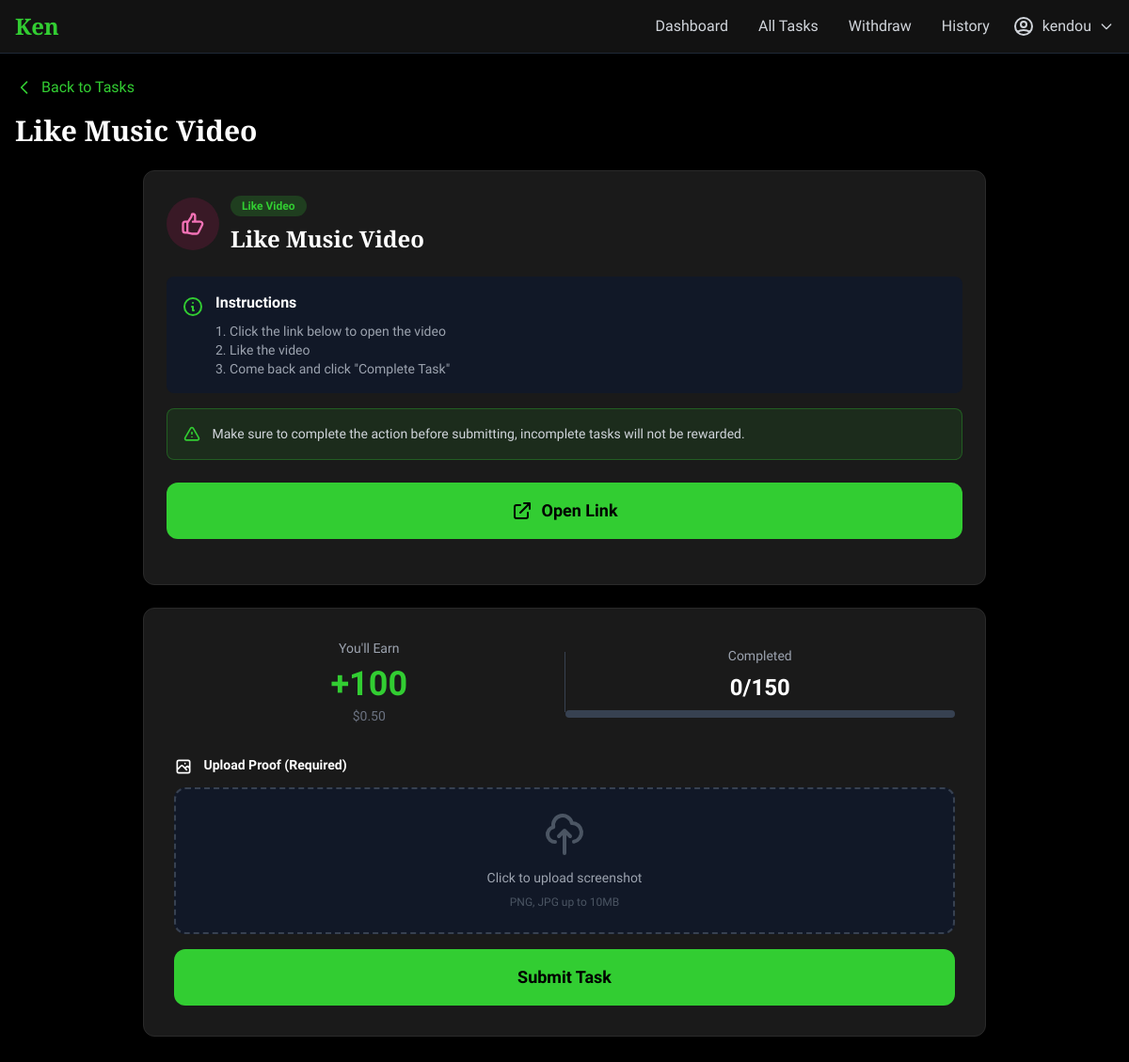
/en/tasks/10/ (signed in), run on the app's committed database.
### core/models.py (models this page shows, shortened)
class Task(models.Model):
    TASK_TYPES = (
        ('watch', 'Watch Video'),
        ('like', 'Like Video'),
        ('subscribe', 'Subscribe Channel'),
        ('question', 'Answer Question'),
        ('game', 'Play Game'),
    )
    CATEGORY_CHOICES = (
        ('video', 'Video'),
        ('opinion', 'Share Opinion'),
        ('game', 'Game'),
    )
    STATUS_CHOICES = (
        ('active', 'Active'),
        ('completed', 'Completed'),
        ('paused', 'Paused'),
    )
    title = models.CharField(max_length=255)
    task_type = models.CharField(max_length=20, choices=TASK_TYPES)
    category = models.CharField(max_length=20, choices=CATEGORY_CHOICES, default='video')
    video_url = models.URLField()
    channel_url = models.URLField(blank=True, null=True)
    points = models.IntegerField()
    usd_value = models.DecimalField(max_digits=10, decimal_places=2)
    duration_seconds = models.IntegerField(default=0)
    expires_at = models.DateTimeField(blank=True, null=True)
    status = models.CharField(max_length=20, choices=STATUS_CHOICES, default='active')
    max_completions = models.IntegerField(default=100)
    current_completions = models.IntegerField(default=0)
    created_by = models.ForeignKey(User, on_delete=models.CASCADE, related_name='created_tasks')
    created_at = models.DateTimeField(auto_now_add=True)
    updated_at = models.DateTimeField(auto_now=True)

### core/views.py (the view)
# urls.py: path('tasks/<int:task_id>/', views.task_detail_view, name='task_detail'),
@login_required
def task_detail_view(request, task_id):
    task = get_object_or_404(Task, id=task_id)
    already_completed = TaskCompletion.objects.filter(user=request.user, task=task).exists()
    context = {
        'task': task,
        'already_completed': already_completed,
    }
    return render(request, 'core/task_detail.html', context)

### core/templates/core/task_detail.html (shortened to what this page needs)
{% extends 'core/base.html' %}
{% block content %}
<div class="pb-20 md:pb-6">
    <div class="mb-6">
        <a href="{% url 'task_list' %}" class="text-primary hover:text-green-400 transition inline-flex items-center mb-4">
            <svg class="w-5 h-5 mr-2" fill="none" stroke="currentColor" viewBox="0 0 24 24">
                <path stroke-linecap="round" stroke-linejoin="round" stroke-width="2" d="M15 19l-7-7 7-7"/>
            </svg>
            Back to Tasks
        </a>
        <h1 class="text-3xl font-bold text-white font-slab mb-2">{{ task.title }}</h1>
    </div>
    <div class="max-w-4xl mx-auto">
        <div class="space-y-6">
            <div class="card p-6 rounded-xl">
                <div class="flex items-center space-x-3 mb-6">
                    {% if task.task_type == 'watch' %}
                    <div class="w-14 h-14 bg-blue-900/30 rounded-full flex items-center justify-center">
                        <svg class="w-7 h-7 text-blue-400" fill="none" stroke="currentColor" viewBox="0 0 24 24">
                            <path stroke-linecap="round" stroke-linejoin="round" stroke-width="2" d="M14.752 11.168l-3.197-2.132A1 1 0 0010 9.87v4.263a1 1 0 001.555.832l3.197-2.132a1 1 0 000-1.664z"/>
                            <path stroke-linecap="round" stroke-linejoin="round" stroke-width="2" d="M21 12a9 9 0 11-18 0 9 9 0 0118 0z"/>
                        </svg>
                    </div>
                    {% elif task.task_type == 'like' %}
                    <div class="w-14 h-14 bg-pink-900/30 rounded-full flex items-center justify-center">
                    </div>
                    {% endif %}
                    <div>
                        <span class="px-3 py-1 bg-primary/20 text-primary rounded-full text-xs font-bold">
                            {{ task.get_task_type_display }}
                        </span>
                        <h2 class="text-2xl font-bold text-white mt-2 font-slab">{{ task.title }}</h2>
                    </div>
                </div>
                <div class="space-y-4 mb-6">
                    <div class="flex items-start space-x-3 p-4 bg-gray-900 rounded-lg">
                        <svg class="w-6 h-6 text-primary flex-shrink-0 mt-1" fill="none" stroke="currentColor" viewBox="0 0 24 24">
                            <path stroke-linecap="round" stroke-linejoin="round" stroke-width="2" d="M13 16h-1v-4h-1m1-4h.01M21 12a9 9 0 11-18 0 9 9 0 0118 0z"/>
                        </svg>
                        <div>
                            <h3 class="font-bold text-white mb-2">Instructions</h3>
                            {% if task.task_type == 'watch' %}
                            <p class="text-gray-400 text-sm">1. Click the link below to open the video</p>
                            <p class="text-gray-400 text-sm">2. Watch the video for at least {{ task.duration_seconds }} seconds</p>
                            <p class="text-gray-400 text-sm">3. Come back and click "Complete Task"</p>
                            {% elif task.task_type == 'like' %}
                            <p class="text-gray-400 text-sm">1. Click the link below to open the video</p>
                            <p class="text-gray-400 text-sm">2. Like the video</p>
                            <p class="text-gray-400 text-sm">3. Come back and click "Complete Task"</p>
                            {% elif task.task_type == 'subscribe' %}
                            <p class="text-gray-400 text-sm">1. Click the link below to open the channel</p>
                            <p class="text-gray-400 text-sm">2. Subscribe to the channel</p>
                            <p class="text-gray-400 text-sm">3. Come back and click "Complete Task"</p>
                            {% endif %}
                        </div>
                    </div>
                    <div class="p-4 bg-primary/10 border border-primary/30 rounded-lg">
                        <p class="text-gray-300 text-sm">
                            <svg class="w-5 h-5 inline text-primary mr-2" fill="none" stroke="currentColor" viewBox="0 0 24 24">
                                <path stroke-linecap="round" stroke-linejoin="round" stroke-width="2" d="M12 9v2m0 4h.01m-6.938 4h13.856c1.54 0 2.502-1.667 1.732-3L13.732 4c-.77-1.333-2.694-1.333-3.464 0L3.34 16c-.77 1.333.192 3 1.732 3z"/>
                            </svg>
                            Make sure to complete the action before submitting, incomplete tasks will not be rewarded.
                        </p>
                    </div>
                </div>
                {% if task.task_type == 'watch' %}
                <div class="mb-6">
                    <div class="relative bg-gray-900 rounded-xl overflow-hidden mb-3" style="padding-bottom: 56.25%;">
                        <div id="player" class="absolute top-0 left-0 w-full h-full"></div>
                    </div>
                    <div id="watchProgress" class="bg-gray-900 rounded-lg p-4">
                        <div class="flex items-center justify-between mb-2">
                            <span class="text-gray-400 text-sm flex items-center">
                                <span id="playStatus" class="inline-block w-2 h-2 bg-gray-500 rounded-full mr-2"></span>
                                Watch Progress
                            </span>
                            <span class="font-bold" id="timeRemaining">Loading...</span>
                        </div>
                        <div class="w-full bg-gray-700 rounded-full h-3">
                            <div id="progressBar" class="bg-primary rounded-full h-3 transition-all" style="width: 0%"></div>
                        </div>
                    </div>
                </div>
                {% else %}
                <div class="mb-6">
                    <a href="{{ task.video_url }}" target="_blank" rel="noopener noreferrer" class="btn-primary w-full py-4 rounded-xl font-bold text-black text-lg flex items-center justify-center space-x-2">
                        <svg class="w-6 h-6" fill="none" stroke="currentColor" viewBox="0 0 24 24">
                            <path stroke-linecap="round" stroke-linejoin="round" stroke-width="2" d="M10 6H6a2 2 0 00-2 2v10a2 2 0 002 2h10a2 2 0 002-2v-4M14 4h6m0 0v6m0-6L10 14"/>
                        </svg>
                        <span>Open Link</span>
                    </a>
                </div>
                {% endif %}
            </div>
            <div class="card p-8 rounded-xl">
                <div class="flex items-center justify-between mb-8">
                    <div class="text-center flex-1">
                        <p class="text-gray-400 text-sm mb-2">You'll Earn</p>
                        <p class="text-primary font-bold text-4xl">+{{ task.points }}</p>
                        <p class="text-gray-500 text-sm mt-1">${{ task.usd_value }}</p>
                    </div>
                    <div class="text-center flex-1">
                        <p class="text-gray-400 text-sm mb-2">Completed</p>
                        <p class="text-white font-bold text-2xl">{{ task.current_completions }}/{{ task.max_completions }}</p>
                        <div class="w-full bg-gray-700 rounded-full h-2 mt-2">
                        </div>
                    </div>
                </div>
                {% if already_completed %}
                <div class="bg-gray-800 border border-gray-700 text-gray-400 py-4 rounded-xl font-bold text-center">
                    <svg class="w-6 h-6 inline mr-2" fill="none" stroke="currentColor" viewBox="0 0 24 24">
                        <path stroke-linecap="round" stroke-linejoin="round" stroke-width="2" d="M9 12l2 2 4-4m6 2a9 9 0 11-18 0 9 9 0 0118 0z"/>
                    </svg>
                    Already Completed
                </div>
                {% else %}
                    {% if task.task_type == 'watch' %}
                    <form method="post" action="{% url 'complete_task' task.id %}" id="watchTaskForm">
                        {% csrf_token %}
                        <button type="submit" id="completeWatchBtn" disabled class="w-full py-4 rounded-xl font-bold text-lg transition bg-gray-700 text-gray-500 cursor-not-allowed">
                            <svg class="w-6 h-6 inline mr-2" fill="none" stroke="currentColor" viewBox="0 0 24 24">
                                <path stroke-linecap="round" stroke-linejoin="round" stroke-width="2" d="M12 15v2m-6 4h12a2 2 0 002-2v-6a2 2 0 00-2-2H6a2 2 0 00-2 2v6a2 2 0 002 2zm10-10V7a4 4 0 00-8 0v4h8z"/>
                            </svg>
                            Watch Full Video to Complete
                        </button>
                    </form>
                    {% elif task.task_type == 'like' or task.task_type == 'subscribe' or task.task_type == 'question' %}
                    <form method="post" action="{% url 'complete_task' task.id %}" enctype="multipart/form-data" id="completionForm">
                        <div class="mb-4">
                            <label class="block text-white text-sm font-bold mb-3">
                                Upload Proof (Required)
                            </label>
                            <div class="bg-gray-900 border-2 border-dashed border-gray-700 rounded-xl p-6 text-center hover:border-primary transition cursor-pointer" id="uploadArea">
                                <div id="uploadPlaceholder">
                                    <svg class="w-12 h-12 text-gray-600 mx-auto mb-3" fill="none" stroke="currentColor" viewBox="0 0 24 24">
                                        <path stroke-linecap="round" stroke-linejoin="round" stroke-width="2" d="M7 16a4 4 0 01-.88-7.903A5 5 0 1115.9 6L16 6a5 5 0 011 9.9M15 13l-3-3m0 0l-3 3m3-3v12"/>
                                    </svg>
                                    <p class="text-gray-400 text-sm">Click to upload screenshot</p>
                                    <p class="text-gray-600 text-xs mt-2">PNG, JPG up to 10MB</p>
                                </div>
                            </div>
                        </div>
                        <button type="submit" class="btn-primary w-full py-4 rounded-xl font-bold text-black text-lg hover:scale-105 transition">
                            Submit Task
                        </button>
                    </form>
                    {% endif %}
                {% endif %}
            </div>
        </div>
    </div>
</div>
{% endblock %}

### core/templates/core/base.html (shortened to what this page needs)
{% load i18n %}
<!DOCTYPE html>
<html lang="en">
<head>
    <link href='https://cdn.boxicons.com/css/boxicons.min.css' rel='stylesheet'>
    <script src="https://cdn.tailwindcss.com"></script>
</head>
<body class="bg-black text-white min-h-screen">
    {% if user.is_authenticated %}
    <nav class="bg-dark border-b border-gray-800 sticky top-0 z-50">
        <div class="max-w-7xl mx-auto px-4 py-3 flex items-center justify-between">
            <a href="{% url 'dashboard' %}" class="text-2xl font-bold text-primary font-slab">Ken</a>
            <div class="hidden md:flex items-center space-x-6">
                <a href="{% url 'dashboard' %}" class="flex items-center space-x-2 text-gray-300 hover:text-primary transition">
                    <span>{% trans "Dashboard" %}</span>
                </a>
                <a href="{% url 'task_list' %}" class="flex items-center space-x-2 text-gray-300 hover:text-primary transition">
                    <span>{% trans "All Tasks" %}</span>
                </a>
                <a href="{% url 'withdrawal' %}" class="flex items-center space-x-2 text-gray-300 hover:text-primary transition">
                    <span>{% trans "Withdraw" %}</span>
                </a>
                <a href="{% url 'transactions' %}" class="flex items-center space-x-2 text-gray-300 hover:text-primary transition">
                    <span>{% trans "History" %}</span>
                </a>
                <div class="relative" x-data="{ open: false }">
                    <button @click="open = !open" class="flex items-center space-x-2 text-gray-300 hover:text-primary transition">
                        <svg class="w-6 h-6" fill="none" stroke="currentColor" viewBox="0 0 24 24">
                            <path stroke-linecap="round" stroke-linejoin="round" stroke-width="2" d="M5.121 17.804A13.937 13.937 0 0112 16c2.5 0 4.847.655 6.879 1.804M15 10a3 3 0 11-6 0 3 3 0 016 0zm6 2a9 9 0 11-18 0 9 9 0 0118 0z"/>
                        </svg>
                        <span>{{ user.username }}</span>
                        <svg class="w-4 h-4" fill="none" stroke="currentColor" viewBox="0 0 24 24">
                            <path stroke-linecap="round" stroke-linejoin="round" stroke-width="2" d="M19 9l-7 7-7-7"/>
                        </svg>
                    </button>
                </div>
            </div>
        </div>
    </nav>
    {% endif %}
    <main class="max-w-md md:max-w-7xl mx-auto px-4 py-6">
        {% block content %}{% endblock %}
    </main>
</body>
</html>

### core/templates/core/base.html (style rules this page uses)
body { font-family: 'Sanchez', sans-serif; }
.btn-primary { background: #32CD32; transition: all 0.3s ease; }
.card { background: #1a1a1a; border: 1px solid #2a2a2a; }

### data on the page
Task: title "Like Music Video", task_type "Like Video", points "100", usd_value "0.50", current_completions "0", max_completions "150"

### other printed values
{{ user.username }} "kendou"
